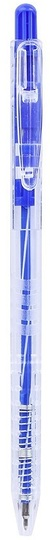
#> input picture BTL1_Pen_Detection_grid-by-grid_Comparison/data/raw/22.jpg, 50 x 540 px; its folder holds only this picture in this run
$ python process_img_RGB-Gray-Binary.py
#> lines starting #> are read from the running program, lines starting #| are printed output that depends on the picture; after the words box and inside, x2 and y2 are one past the last pixel; in counts of white or black regions, pixels touching at a corner belong together
'''
bit 0 chỉ màu đen và bit 1 chỉ màu trắng
0 chỉ màu đen, và 255 chỉ màu trắng, và 127 chỉ màu xám
'''

import os
from PIL import Image

def process_images(input_folder, output_folder, threshold=225):
#> called with input_folder = 'data/raw', output_folder = 'data/processed', threshold = 246
    files = os.listdir(input_folder)

    image_files = [f for f in files if f.lower()]

    for image_file in image_files:
        # Đường dẫn đầy đủ của file ảnh đầu vào
        input_path = os.path.join(input_folder, image_file)

        with Image.open(input_path) as img:
            # Chuyển sang ảnh xám
#> img is the input picture: PIL image 50x540 RGB; mean R, G, B 203, 207.6, 238.1
            gray_img = img.convert('L')
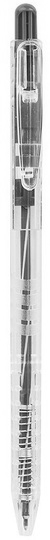
#> gray_img: PIL image 50x540 L; min 21, max 255, mean 209.7

            # Tạo ảnh nhị phân (trắng trên đen)
            binary_img = gray_img.point(lambda x: 255 if x < threshold else 0, 'L')
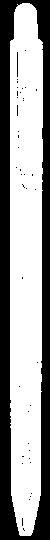
#> binary_img: PIL image 50x540 L; 59.5% white; 42 black regions (40 under 20 px), largest, box (x1, y1, x2, y2) and area: (0, 0, 50, 540) 10837, (17, 52, 18, 77) 25

            # Tạo tên file đầu ra cho ảnh xám
            gray_filename = f"gray_{image_file}"
            gray_path = os.path.join(output_folder, gray_filename)
            gray_img.save(gray_path)

            # Tạo tên file đầu ra cho ảnh nhị phân
            binary_filename = f"binary_{image_file}"
            binary_path = os.path.join(output_folder, binary_filename)
            binary_img.save(binary_path)
        print(f"Đã xử lý: {image_file}")

input_folder = "data/raw"
output_folder = "data/processed"
process_images(input_folder, output_folder, threshold=246)
